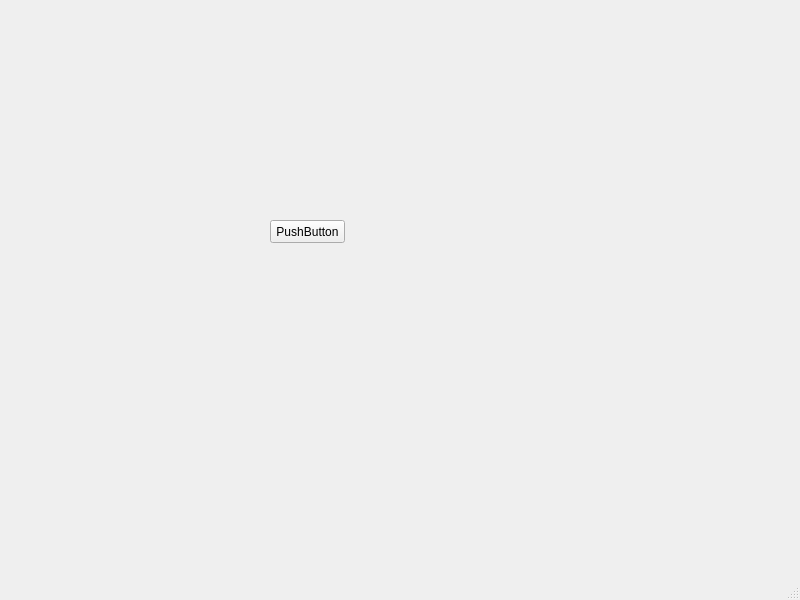
<?xml version="1.0" encoding="UTF-8"?>
<ui version="4.0">
 <class>MainWindow</class>
 <widget class="QMainWindow" name="MainWindow">
  <property name="geometry">
   <rect>
    <x>0</x>
    <y>0</y>
    <width>800</width>
    <height>600</height>
   </rect>
  </property>
  <property name="windowTitle">
   <string>MainWindow</string>
  </property>
  <widget class="QWidget" name="centralwidget">
   <widget class="QPushButton" name="pushButton">
    <property name="geometry">
     <rect>
      <x>270</x>
      <y>220</y>
      <width>75</width>
      <height>23</height>
     </rect>
    </property>
    <property name="sizePolicy">
     <sizepolicy hsizetype="Expanding" vsizetype="Expanding">
      <horstretch>0</horstretch>
      <verstretch>0</verstretch>
     </sizepolicy>
    </property>
    <property name="text">
     <string>PushButton</string>
    </property>
   </widget>
  </widget>
  <widget class="QMenuBar" name="menubar">
   <property name="geometry">
    <rect>
     <x>0</x>
     <y>0</y>
     <width>800</width>
     <height>21</height>
    </rect>
   </property>
  </widget>
  <widget class="QStatusBar" name="statusbar"/>
 </widget>
 <resources/>
 <connections/>
</ui>
